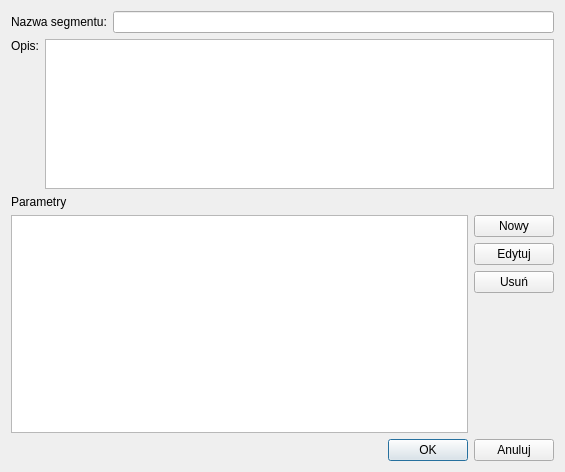
<?xml version="1.0" encoding="UTF-8"?>
<ui version="4.0">
 <class>segmentDialog</class>
 <widget class="QDialog" name="segmentDialog">
  <property name="geometry">
   <rect>
    <x>0</x>
    <y>0</y>
    <width>565</width>
    <height>472</height>
   </rect>
  </property>
  <property name="windowTitle">
   <string>Dialog</string>
  </property>
  <layout class="QGridLayout" name="gridLayout">
   <item row="5" column="0">
    <layout class="QHBoxLayout" name="segmentDialogButtonsLayout">
     <item>
      <spacer name="horizontalSpacer">
       <property name="orientation">
        <enum>Qt::Horizontal</enum>
       </property>
       <property name="sizeHint" stdset="0">
        <size>
         <width>40</width>
         <height>20</height>
        </size>
       </property>
      </spacer>
     </item>
     <item>
      <widget class="QPushButton" name="segmentOkButton">
       <property name="text">
        <string>OK</string>
       </property>
      </widget>
     </item>
     <item>
      <widget class="QPushButton" name="segmentCancelButton">
       <property name="text">
        <string>Anuluj</string>
       </property>
      </widget>
     </item>
    </layout>
   </item>
   <item row="2" column="0">
    <layout class="QHBoxLayout" name="segmentNameLayout">
     <item>
      <widget class="QLabel" name="segmentNameLabel">
       <property name="text">
        <string>Nazwa segmentu:</string>
       </property>
      </widget>
     </item>
     <item>
      <widget class="QLineEdit" name="segmentNameLineEdit"/>
     </item>
    </layout>
   </item>
   <item row="4" column="0">
    <layout class="QGridLayout" name="parameterListLayout">
     <item row="0" column="0">
      <widget class="QLabel" name="parameterListLabel">
       <property name="text">
        <string>Parametry</string>
       </property>
      </widget>
     </item>
     <item row="1" column="0">
      <widget class="QListView" name="parameterList"/>
     </item>
     <item row="1" column="1">
      <layout class="QVBoxLayout" name="parameterListButtonsLayout">
       <item>
        <widget class="QPushButton" name="newParameterButton">
         <property name="text">
          <string>Nowy</string>
         </property>
        </widget>
       </item>
       <item>
        <widget class="QPushButton" name="editParameterButton">
         <property name="text">
          <string>Edytuj</string>
         </property>
        </widget>
       </item>
       <item>
        <widget class="QPushButton" name="deleteParameterButton">
         <property name="text">
          <string>Usuń</string>
         </property>
        </widget>
       </item>
       <item>
        <spacer name="verticalSpacer_2">
         <property name="orientation">
          <enum>Qt::Vertical</enum>
         </property>
         <property name="sizeHint" stdset="0">
          <size>
           <width>20</width>
           <height>40</height>
          </size>
         </property>
        </spacer>
       </item>
      </layout>
     </item>
    </layout>
   </item>
   <item row="3" column="0">
    <layout class="QGridLayout" name="segmentDescriptionLayout">
     <item row="0" column="0">
      <widget class="QLabel" name="segmentDescriptionLabel">
       <property name="text">
        <string>Opis:</string>
       </property>
       <property name="alignment">
        <set>Qt::AlignLeading|Qt::AlignLeft|Qt::AlignTop</set>
       </property>
      </widget>
     </item>
     <item row="0" column="1">
      <widget class="QTextEdit" name="segmentDescriptionTextEdit">
       <property name="maximumSize">
        <size>
         <width>16777215</width>
         <height>150</height>
        </size>
       </property>
      </widget>
     </item>
    </layout>
   </item>
  </layout>
 </widget>
 <resources/>
 <connections/>
</ui>
